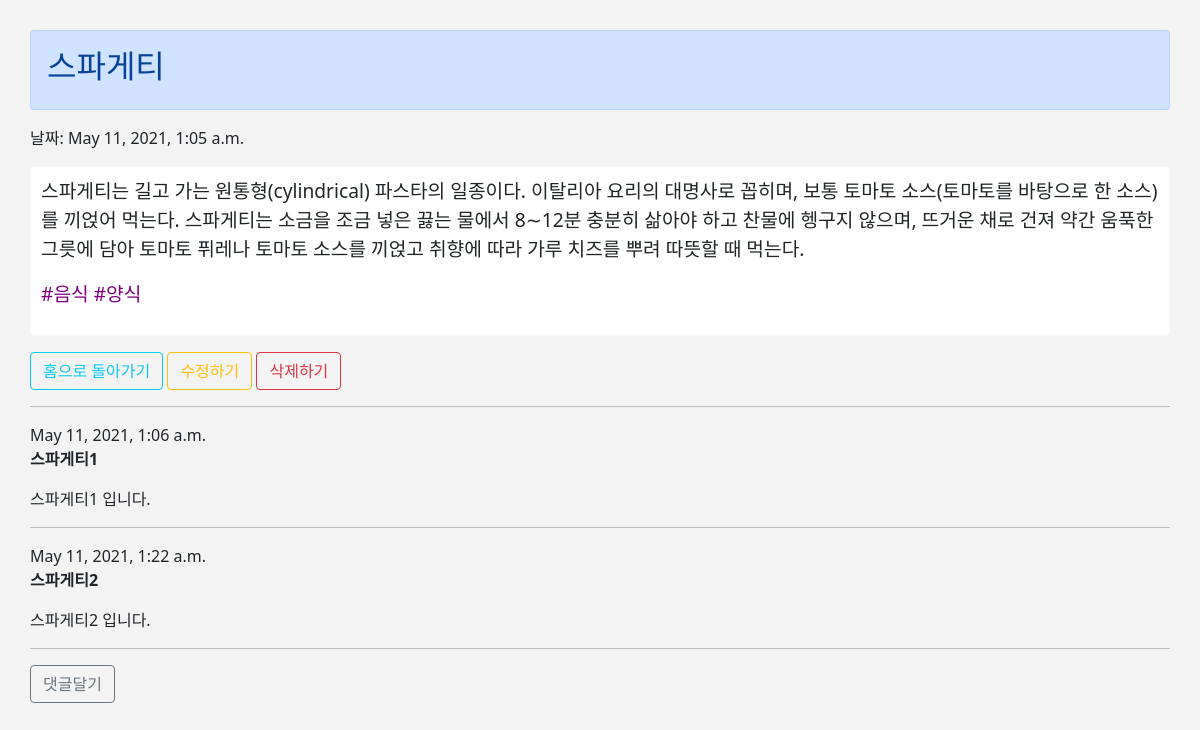
Page /blog/39 on the committed database.
### blog/models.py (models this page shows, shortened)
class Blog(models.Model):
    title = models.CharField(max_length=200)
    pub_date = models.DateTimeField('date published')
    body = models.TextField()
    hashtag = models.ManyToManyField(HashTag)

class HashTag(models.Model):
    hashtag_name = models.CharField(max_length=100)
    def __str__(self):
        return self.hashtag_name

class Comment(models.Model):
    post = models.ForeignKey(
        Blog, related_name='comments', on_delete=models.CASCADE)
    author_name = models.CharField(max_length=20)
    comment_text = models.TextField()
    created_at = models.DateTimeField(default=timezone.now)

### blog/views.py (the view)
# urls.py: path("blog/<int:blog_id>", blog.detail, name="detail"),
def detail(request, blog_id):
    blog_detail = get_object_or_404(Blog, pk=blog_id)
    blog_hashtag = blog_detail.hashtag.all()
    return render(request, 'detail.html', {'blog': blog_detail, 'hashtags': blog_hashtag})

### blog/templates/detail.html (shortened to what this page needs)
<!DOCTYPE html>
<html lang="en">
<head>
    <link href="https://cdn.jsdelivr.net/npm/bootstrap@5.0.0/dist/css/bootstrap.min.css" rel="stylesheet">
</head>
<body>
    <div id = "wrap">
        <div class="alert alert-primary" role="alert">
            <h2>{{blog.title}}</h2>
        </div>
        <p>날짜: {{blog.pub_date}}</p>
        <div class="card border-light mb-3"
        style="max-width: 100%;
        padding: 10px;
        font-size: 1.2em;">
            <p class = "main">{{blog.body}}</p>
            <p style="color: purple;">
                {% for hashtag in hashtags.all %}
                #{{hashtag}}
                {% endfor %}
            </p>
        </div>
        <a class="btn btn-outline-info" href="{% url 'home'%}">홈으로 돌아가기</a>
        <a class="btn btn-outline-warning" href="{% url 'edit' blog.id %}">수정하기</a>
        <a class="btn btn-outline-danger" href="{% url 'delete' blog.id %}">삭제하기</a>
        <hr>
        {% for comment in blog.comments.all %}
            <div class = "comment">
                <div class = "date"> {{comment.created_at }}</div>
                <strong> {{comment.author_name }}</strong>
                <p> {{ comment.comment_text|linebreaks }}</p>
            </div>
        <hr>
        {% empty %}
            <p>No comments here yet :(</p>
        <hr>
        {% endfor %}
        <a class="btn btn-outline-secondary" href="{% url 'add_comment_to_post' blog.id %}">댓글달기</a>
    </div>
    <br>
</body>
</html>

### blog/templates/detail.html (style rules this page uses)
* { padding: 0; margin: 0; }
body { background-color: rgb(243, 243, 243); }
#wrap { padding: 30px; }

### rows in the picture
Blog: title "스파게티", pub_date "May 11, 2021, 1:05 a.m.", body "스파게티는 길고 가는 원통형(cylindrical) 파스타의 일종이다. 이탈리아 요리의 대명사로 꼽히며, 보통 토마토 소스(토마토를 바탕으로 한 소스)를 끼얹어 먹는다. 스파게티는 소금을 조금 넣은 끓는 물에서 8∼12분 충분히 삶아야 하고 찬물에 헹구지 않으며, 뜨거운 채로 건져 약간 움푹한 그릇에 담아 토마토 퓌레나 토마토 소스를 끼얹고 취향에 따라 가루 치즈를 뿌려 따뜻할 때 먹는다."
HashTag: hashtag_name "음식"
HashTag: hashtag_name "양식"
Comment: created_at "May 11, 2021, 1:06 a.m.", author_name "스파게티1", comment_text "스파게티1 입니다."
Comment: created_at "May 11, 2021, 1:22 a.m.", author_name "스파게티2", comment_text "스파게티2 입니다."
